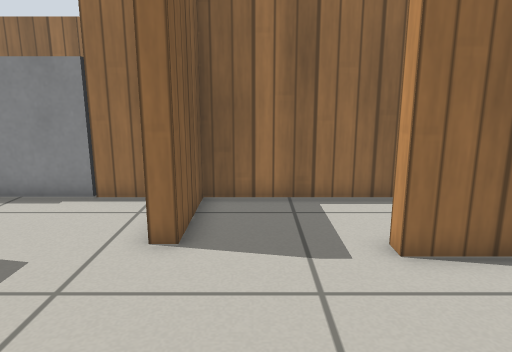
view 1 (above)

16 first-person views from a walk through a robot-simulator world made for Gazebo. The camera is 0.72 m above the floor, tilts 12° down and sees 70° across. The floor is counted in squares, 0.25 m on a side. Each view is taken from the middle of a square. On the plan, view 1 faces up. The plan holds only what a view shows up to about 20 squares ahead; the rest is blank. The place goes on beyond the plan. Gazebo's built-in surfaces are drawn with simple patterns.

view 2
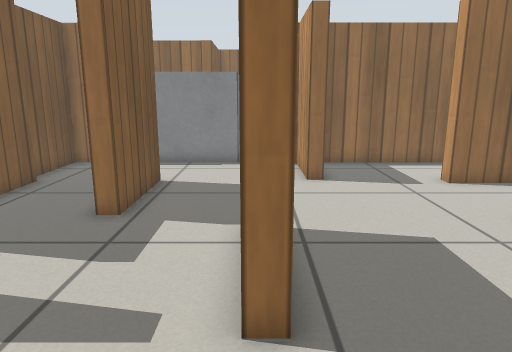

view 3
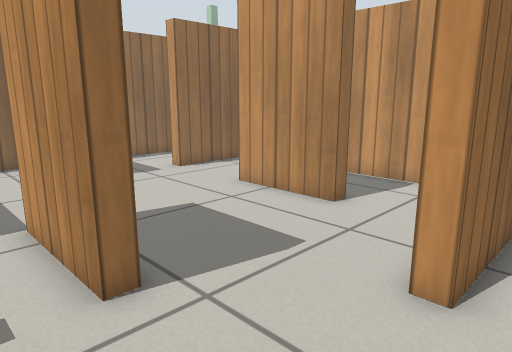

view 4
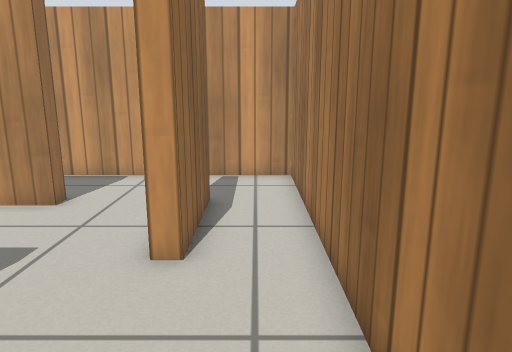

view 5
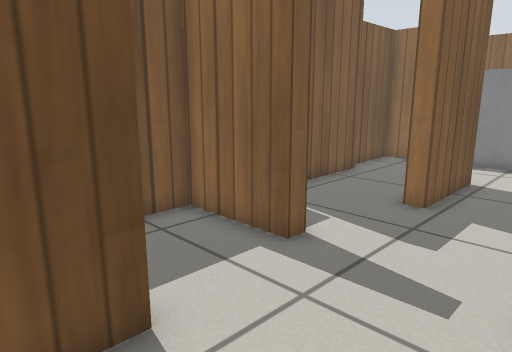

view 6
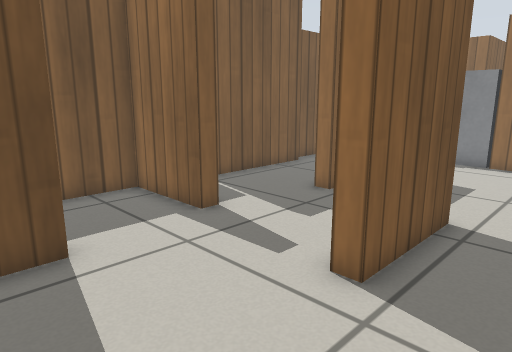

view 7
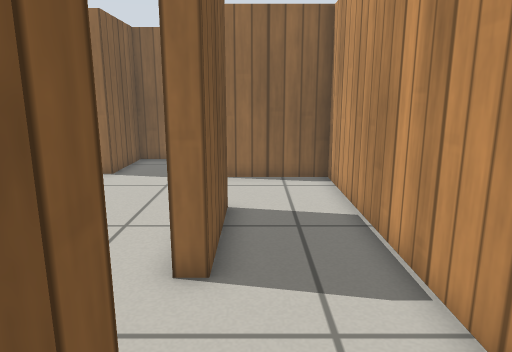

view 8
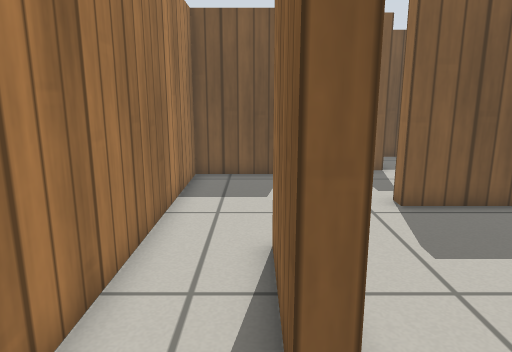

view 9
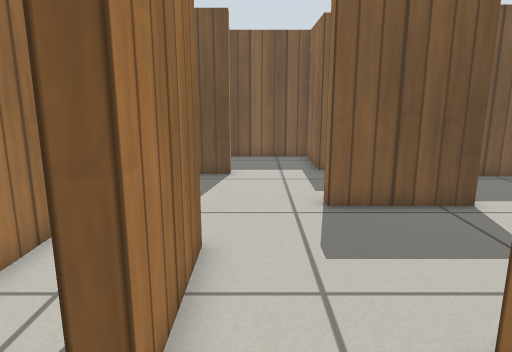

view 10
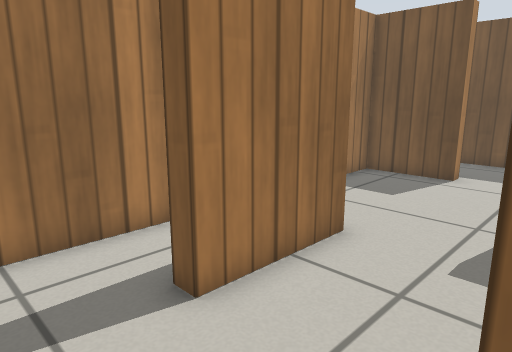

view 11
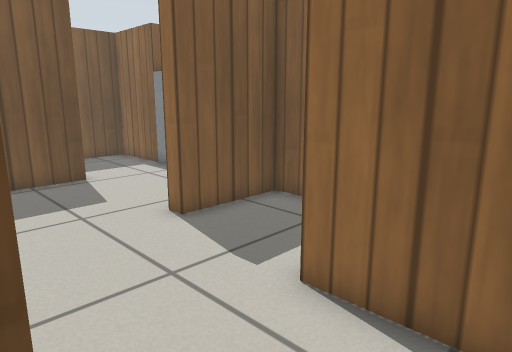

view 12
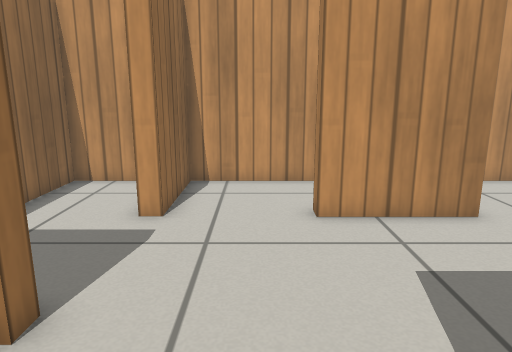

view 13
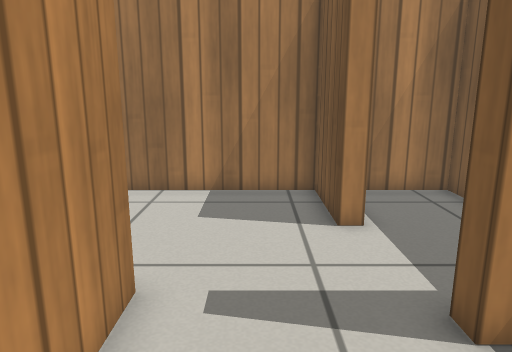

view 14
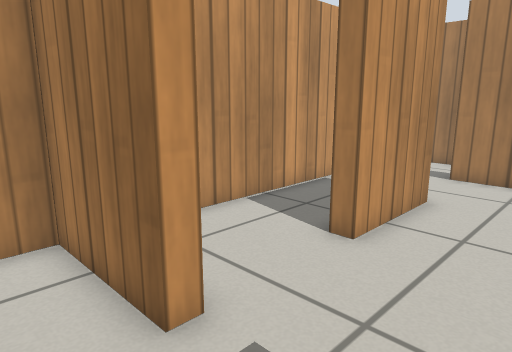

view 15
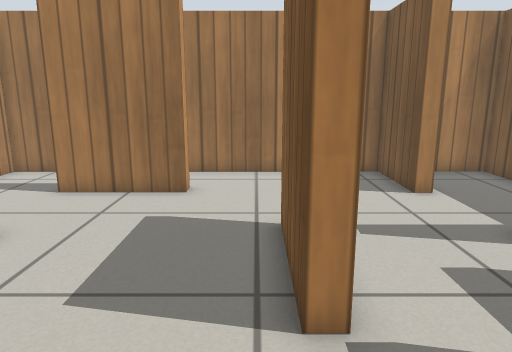

view 16
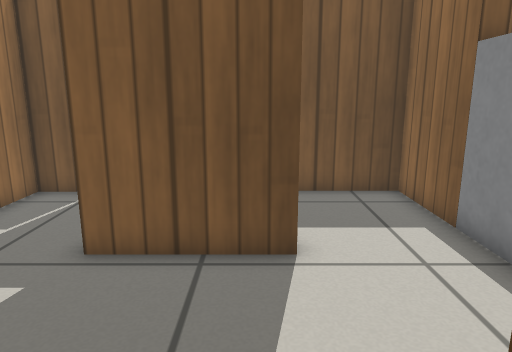

### Floor plan
Points are (right, up) in squares from view 1. A wall is a line through its corners. A room is listed if a view was taken in it or the views show most of it. See-through windows are left out.
Room 1 (views 1, 2, 3, 4, 5, 6, 7, 8, 9, 10, 11, 12, 13, 15, 16)
walls: (-3.6, 2) (-3.6, -2) (-4.2, -2) (-4.2, 2) (-3.6, 2); (2.6, 2.5) (3.2, 2.5) (3.2, -1.4) (2.6, -1.4) (2.6, 2.5); (-1.6, 6.9) (-2.2, 6.9) (-2.2, 10.5) (-4.5, 10.5); (-0.8, -5.1) (3.2, -5.1) (3.2, -5.7) (-0.8, -5.7) (-0.8, -5.1); (-7.4, 6.9) (-7.4, 2.8) (-8.1, 2.8); (-8.5, -5.1) (-7.9, -5.1) (-7.9, -8.3) (6.7, -8.3) (6.7, 6.3) (2.6, 6.3) (2.6, 6.9); (-12.1, 1.1) (-12.1, -0.8) (-8.6, -0.8) (-8.6, -1.4) (-12.1, -1.4) (-12.1, -8.3) (-9.5, -8.3); (-11.7, 6.8) (-11.7, 1.6); (-8.8, 11.1) (-8.8, 10.5) (-12.1, 10.5) (-12.1, 7.3)
ways out: opening at (0.5, 7) to room 2
objects: grey box (-8, 11) to (-5, 13)
Room 2 (view 14)
walls: (2.6, 6.9) (6.7, 6.9) (6.7, 10.5) (-1.6, 10.5) (-1.6, 6.9)
ways out: opening at (0.5, 7) to room 1

Positions as (right, up) in squares from view 1, and headings:
1: (0, 0), facing up
2: (-4, -6), facing up
3: (-6, -7), facing up-right
4: (-7, -7), facing right
5: (-4, -7), facing up-left
6: (-1, -7), facing up-left
7: (4, -7), facing up
8: (6, -6), facing left
9: (6, -4), facing left
10: (6, -1), facing down-left
11: (6, 2), facing up-left
12: (-6, 4), facing right
13: (-6, 3), facing down
14: (-1, 9), facing down-right
15: (-3, 6), facing down
16: (-1, 6), facing left
